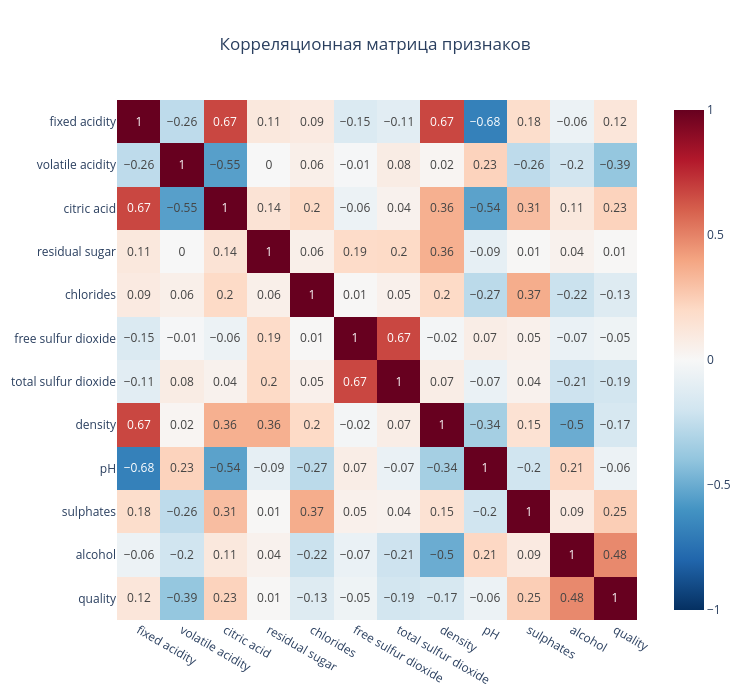

Write notebook code for a chart like this one.
### Markdown cell above
### 2.5 Корреляционная матрица

### Code cell
corr = df.corr(numeric_only=True).round(2)

fig = px.imshow(
    corr,
    text_auto=True,
    color_continuous_scale='RdBu_r',
    zmin=-1, zmax=1,
    title='Корреляционная матрица признаков',
    width=750, height=700,
)
fig.update_layout(title={'x': 0.5, 'xanchor': 'center'})
fig.show()

### Figure 1 — Plotly figure (JSON) as saved in the notebook; plotly's stock layout.template omitted (floating-point values rounded to 4 significant figures; data arrays with more than 128 entries replaced by an {"elided": "..."} marker saying what was removed)
{"data": [{"coloraxis": "coloraxis", "hovertemplate": "x: %{x}<br>y: %{y}<br>color: %{z}<extra></extra>", "name": "0", "texttemplate": "%{z}", "type": "heatmap", "x": ["fixed acidity", "volatile acidity", "citric acid", "residual sugar", "chlorides", "free sulfur dioxide", "total sulfur dioxide", "density", "pH", "sulphates", "alcohol", "quality"], "xaxis": "x", "y": ["fixed acidity", "volatile acidity", "citric acid", "residual sugar", "chlorides", "free sulfur dioxide", "total sulfur dioxide", "density", "pH", "sulphates", "alcohol", "quality"], "yaxis": "y", "z": {"elided": "12x12 float values"}}], "layout": {"coloraxis": {"cmax": 1, "cmin": -1, "colorscale": [[0, "rgb(5,48,97)"], [0.1, "rgb(33,102,172)"], [0.2, "rgb(67,147,195)"], [0.3, "rgb(146,197,222)"], [0.4, "rgb(209,229,240)"], [0.5, "rgb(247,247,247)"], [0.6, "rgb(253,219,199)"], [0.7, "rgb(244,165,130)"], [0.8, "rgb(214,96,77)"], [0.9, "rgb(178,24,43)"], [1, "rgb(103,0,31)"]]}, "height": 700, "title": {"text": "Корреляционная матрица признаков", "x": 0.5, "xanchor": "center"}, "width": 750, "xaxis": {"anchor": "y", "constrain": "domain", "domain": [0, 1], "scaleanchor": "y"}, "yaxis": {"anchor": "x", "autorange": "reversed", "constrain": "domain", "domain": [0, 1]}}}
